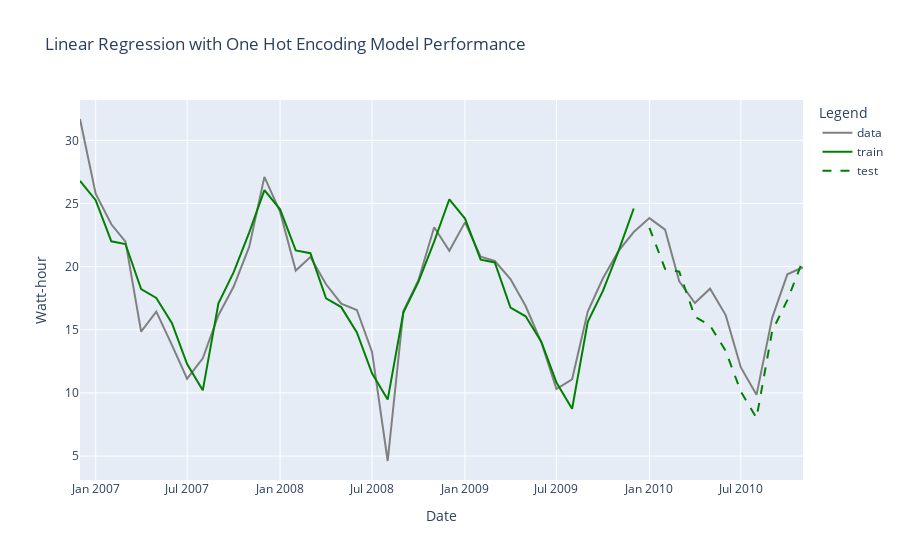

Here is the notebook cell this chart was saved with:
### Code cell
# Original time series
import plotly.graph_objs as go
fig = go.Figure()

fig.add_trace(go.Scatter(
    x=power_df_monthly.index,
    y=power_df_monthly['Energy Consumed by Household (Watt-hour)'],
    mode='lines',
    name='data',
    line=dict(color='grey')
))

# Train predictions
fig.add_trace(go.Scatter(
    x=dates_train,
    y=ohe_pred_train,
    mode='lines',
    name='train',
    line=dict(color='green')
))

# Test predictions
fig.add_trace(go.Scatter(
    x=dates_test,
    y=ohe_pred_test,
    mode='lines',
    name='test',
    line=dict(color='green', dash='dash')
))

fig.update_layout(
    title='Linear Regression with One Hot Encoding Model Performance',
    yaxis_title='Watt-hour',
    xaxis_title='Date',
    legend_title='Legend'
)

fig.show()

### Figure 1 — Plotly figure (JSON) as saved in the notebook; plotly's stock layout.template omitted (floating-point values rounded to 4 significant figures)
{"data": [{"line": {"color": "grey"}, "mode": "lines", "name": "data", "type": "scatter", "x": ["2006-12-01", "2007-01-01", "2007-02-01", "2007-03-01", "2007-04-01", "2007-05-01", "2007-06-01", "2007-07-01", "2007-08-01", "2007-09-01", "2007-10-01", "2007-11-01", "2007-12-01", "2008-01-01", "2008-02-01", "2008-03-01", "2008-04-01", "2008-05-01", "2008-06-01", "2008-07-01", "2008-08-01", "2008-09-01", "2008-10-01", "2008-11-01", "2008-12-01", "2009-01-01", "2009-02-01", "2009-03-01", "2009-04-01", "2009-05-01", "2009-06-01", "2009-07-01", "2009-08-01", "2009-09-01", "2009-10-01", "2009-11-01", "2009-12-01", "2010-01-01", "2010-02-01", "2010-03-01", "2010-04-01", "2010-05-01", "2010-06-01", "2010-07-01", "2010-08-01", "2010-09-01", "2010-10-01", "2010-11-01"], "y": [31.69, 25.77, 23.35, 21.98, 14.85, 16.43, 13.78, 11.12, 12.74, 16.16, 18.4, 21.57, 27.11, 24.33, 19.69, 20.76, 18.6, 17.07, 16.57, 13.25, 4.608, 16.46, 18.95, 23.12, 21.25, 23.5, 20.79, 20.45, 19.01, 16.88, 14.01, 10.3, 11.08, 16.45, 19.07, 21.25, 22.74, 23.84, 22.93, 18.83, 17.12, 18.25, 16.16, 12.02, 9.846, 15.94, 19.39, 19.95]}, {"line": {"color": "green"}, "mode": "lines", "name": "train", "type": "scatter", "x": ["2006-12-01", "2007-01-01", "2007-02-01", "2007-03-01", "2007-04-01", "2007-05-01", "2007-06-01", "2007-07-01", "2007-08-01", "2007-09-01", "2007-10-01", "2007-11-01", "2007-12-01", "2008-01-01", "2008-02-01", "2008-03-01", "2008-04-01", "2008-05-01", "2008-06-01", "2008-07-01", "2008-08-01", "2008-09-01", "2008-10-01", "2008-11-01", "2008-12-01", "2009-01-01", "2009-02-01", "2009-03-01", "2009-04-01", "2009-05-01", "2009-06-01", "2009-07-01", "2009-08-01", "2009-09-01", "2009-10-01", "2009-11-01", "2009-12-01"], "y": [26.79, 25.26, 22.01, 21.79, 18.22, 17.52, 15.52, 12.29, 10.2, 17.08, 19.54, 22.71, 26.06, 24.53, 21.28, 21.06, 17.49, 16.79, 14.79, 11.56, 9.473, 16.35, 18.81, 21.98, 25.33, 23.8, 20.55, 20.33, 16.76, 16.07, 14.06, 10.83, 8.745, 15.63, 18.08, 21.25, 24.6]}, {"line": {"color": "green", "dash": "dash"}, "mode": "lines", "name": "test", "type": "scatter", "x": ["2010-01-01", "2010-02-01", "2010-03-01", "2010-04-01", "2010-05-01", "2010-06-01", "2010-07-01", "2010-08-01", "2010-09-01", "2010-10-01", "2010-11-01"], "y": [23.08, 19.82, 19.6, 16.03, 15.34, 13.33, 10.1, 8.016, 14.9, 17.35, 20.52]}], "layout": {"legend": {"title": {"text": "Legend"}}, "title": {"text": "Linear Regression with One Hot Encoding Model Performance"}, "xaxis": {"title": {"text": "Date"}}, "yaxis": {"title": {"text": "Watt-hour"}}}}
